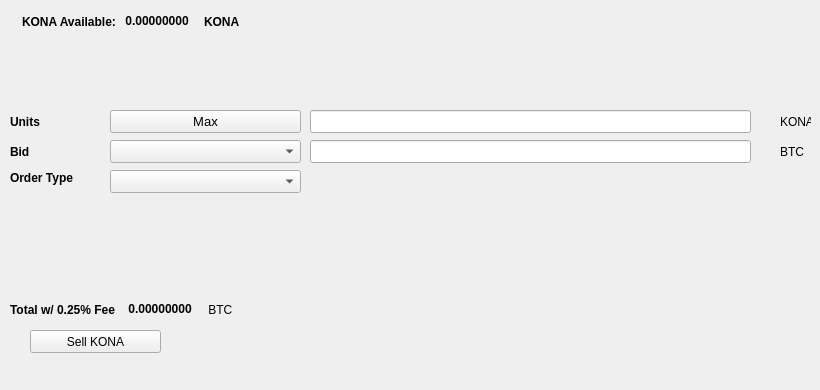
   <widget class="QWidget" name="SellTab">
    <attribute name="title">
     <string>Sell</string>
    </attribute>
    <widget class="QLabel" name="label_16">
     <property name="geometry">
      <rect>
       <x>780</x>
       <y>140</y>
       <width>31</width>
       <height>23</height>
      </rect>
     </property>
     <property name="text">
      <string>BTC</string>
     </property>
    </widget>
    <widget class="QComboBox" name="SellBidcomboBox">
     <property name="geometry">
      <rect>
       <x>110</x>
       <y>140</y>
       <width>191</width>
       <height>23</height>
      </rect>
     </property>
     <property name="font">
      <font>
       <pointsize>10</pointsize>
      </font>
     </property>
    </widget>
    <widget class="QLabel" name="label_18">
     <property name="geometry">
      <rect>
       <x>10</x>
       <y>110</y>
       <width>46</width>
       <height>23</height>
      </rect>
     </property>
     <property name="font">
      <font>
       <weight>75</weight>
       <bold>true</bold>
      </font>
     </property>
     <property name="text">
      <string>Units</string>
     </property>
    </widget>
    <widget class="QPushButton" name="Sell_Max_Amount">
     <property name="geometry">
      <rect>
       <x>110</x>
       <y>110</y>
       <width>191</width>
       <height>23</height>
      </rect>
     </property>
     <property name="font">
      <font>
       <pointsize>10</pointsize>
      </font>
     </property>
     <property name="text">
      <string>Max</string>
     </property>
    </widget>
    <widget class="QLabel" name="label_20">
     <property name="geometry">
      <rect>
       <x>10</x>
       <y>170</y>
       <width>91</width>
       <height>16</height>
      </rect>
     </property>
     <property name="font">
      <font>
       <weight>75</weight>
       <bold>true</bold>
      </font>
     </property>
     <property name="text">
      <string>Order Type</string>
     </property>
    </widget>
    <widget class="QComboBox" name="SellOrdertypeCombo">
     <property name="geometry">
      <rect>
       <x>110</x>
       <y>170</y>
       <width>191</width>
       <height>23</height>
      </rect>
     </property>
     <property name="font">
      <font>
       <pointsize>10</pointsize>
      </font>
     </property>
    </widget>
    <widget class="QLabel" name="label_21">
     <property name="geometry">
      <rect>
       <x>10</x>
       <y>140</y>
       <width>46</width>
       <height>23</height>
      </rect>
     </property>
     <property name="font">
      <font>
       <weight>75</weight>
       <bold>true</bold>
      </font>
     </property>
     <property name="text">
      <string>Bid</string>
     </property>
    </widget>
    <widget class="QLabel" name="label_22">
     <property name="geometry">
      <rect>
       <x>780</x>
       <y>110</y>
       <width>31</width>
       <height>23</height>
      </rect>
     </property>
     <property name="text">
      <string>KONA</string>
     </property>
    </widget>
    <widget class="QLineEdit" name="UnitsInputKONA">
     <property name="geometry">
      <rect>
       <x>310</x>
       <y>110</y>
       <width>441</width>
       <height>23</height>
      </rect>
     </property>
     <property name="font">
      <font>
       <pointsize>9</pointsize>
       <weight>75</weight>
       <bold>true</bold>
      </font>
     </property>
    </widget>
    <widget class="QLineEdit" name="SellBidPriceEdit">
     <property name="geometry">
      <rect>
       <x>310</x>
       <y>140</y>
       <width>441</width>
       <height>23</height>
      </rect>
     </property>
     <property name="font">
      <font>
       <pointsize>9</pointsize>
       <weight>75</weight>
       <bold>true</bold>
      </font>
     </property>
    </widget>
    <widget class="QPushButton" name="SellKONABTN">
     <property name="geometry">
      <rect>
       <x>30</x>
       <y>330</y>
       <width>131</width>
       <height>23</height>
      </rect>
     </property>
     <property name="text">
      <string>Sell KONA</string>
     </property>
     <property name="icon">
      <iconset resource="../KONA">
       <normaloff>:/icons/bitcoin</normaloff>:/icons/bitcoin</iconset>
     </property>
    </widget>
    <widget class="QWidget" name="layoutWidget3">
     <property name="geometry">
      <rect>
       <x>22</x>
       <y>12</y>
       <width>258</width>
       <height>19</height>
      </rect>
     </property>
     <layout class="QHBoxLayout" name="horizontalLayout">
      <item>
       <widget class="QLabel" name="label232_2">
        <property name="font">
         <font>
          <weight>75</weight>
          <bold>true</bold>
         </font>
        </property>
        <property name="text">
         <string>KONA Available:</string>
        </property>
       </widget>
      </item>
      <item>
       <widget class="QLabel" name="KONAAvailableLabel">
        <property name="palette">
         <palette>
          <active>
           <colorrole role="WindowText">
            <brush brushstyle="SolidPattern">
             <color alpha="255">
              <red>0</red>
              <green>0</green>
              <blue>0</blue>
             </color>
            </brush>
           </colorrole>
           <colorrole role="Button">
            <brush brushstyle="SolidPattern">
             <color alpha="255">
              <red>0</red>
              <green>170</green>
              <blue>0</blue>
             </color>
            </brush>
           </colorrole>
           <colorrole role="Light">
            <brush brushstyle="SolidPattern">
             <color alpha="255">
              <red>0</red>
              <green>255</green>
              <blue>0</blue>
             </color>
            </brush>
           </colorrole>
           <colorrole role="Midlight">
            <brush brushstyle="SolidPattern">
             <color alpha="255">
              <red>0</red>
              <green>212</green>
              <blue>0</blue>
             </color>
            </brush>
           </colorrole>
           <colorrole role="Dark">
            <brush brushstyle="SolidPattern">
             <color alpha="255">
              <red>0</red>
              <green>85</green>
              <blue>0</blue>
             </color>
            </brush>
           </colorrole>
           <colorrole role="Mid">
            <brush brushstyle="SolidPattern">
             <color alpha="255">
              <red>0</red>
              <green>113</green>
              <blue>0</blue>
             </color>
            </brush>
           </colorrole>
           <colorrole role="Text">
            <brush brushstyle="SolidPattern">
             <color alpha="255">
              <red>0</red>
              <green>170</green>
              <blue>0</blue>
             </color>
            </brush>
           </colorrole>
           <colorrole role="BrightText">
            <brush brushstyle="SolidPattern">
             <color alpha="255">
              <red>255</red>
              <green>255</green>
              <blue>255</blue>
             </color>
            </brush>
           </colorrole>
           <colorrole role="ButtonText">
            <brush brushstyle="SolidPattern">
             <color alpha="255">
              <red>0</red>
              <green>0</green>
              <blue>0</blue>
             </color>
            </brush>
           </colorrole>
           <colorrole role="Base">
            <brush brushstyle="SolidPattern">
             <color alpha="255">
              <red>255</red>
              <green>255</green>
              <blue>255</blue>
             </color>
            </brush>
           </colorrole>
           <colorrole role="Window">
            <brush brushstyle="SolidPattern">
             <color alpha="255">
              <red>0</red>
              <green>170</green>
              <blue>0</blue>
             </color>
            </brush>
           </colorrole>
           <colorrole role="Shadow">
            <brush brushstyle="SolidPattern">
             <color alpha="255">
              <red>0</red>
              <green>0</green>
              <blue>0</blue>
             </color>
            </brush>
           </colorrole>
           <colorrole role="AlternateBase">
            <brush brushstyle="SolidPattern">
             <color alpha="255">
              <red>127</red>
              <green>212</green>
              <blue>127</blue>
             </color>
            </brush>
           </colorrole>
           <colorrole role="ToolTipBase">
            <brush brushstyle="SolidPattern">
             <color alpha="255">
              <red>255</red>
              <green>255</green>
              <blue>220</blue>
             </color>
            </brush>
           </colorrole>
           <colorrole role="ToolTipText">
            <brush brushstyle="SolidPattern">
             <color alpha="255">
              <red>0</red>
              <green>0</green>
              <blue>0</blue>
             </color>
            </brush>
           </colorrole>
          </active>
          <inactive>
           <colorrole role="WindowText">
            <brush brushstyle="SolidPattern">
             <color alpha="255">
              <red>0</red>
              <green>0</green>
              <blue>0</blue>
             </color>
            </brush>
           </colorrole>
           <colorrole role="Button">
            <brush brushstyle="SolidPattern">
             <color alpha="255">
              <red>0</red>
              <green>170</green>
              <blue>0</blue>
             </color>
            </brush>
           </colorrole>
           <colorrole role="Light">
            <brush brushstyle="SolidPattern">
             <color alpha="255">
              <red>0</red>
              <green>255</green>
              <blue>0</blue>
             </color>
            </brush>
           </colorrole>
           <colorrole role="Midlight">
            <brush brushstyle="SolidPattern">
             <color alpha="255">
              <red>0</red>
              <green>212</green>
              <blue>0</blue>
             </color>
            </brush>
           </colorrole>
           <colorrole role="Dark">
            <brush brushstyle="SolidPattern">
             <color alpha="255">
              <red>0</red>
              <green>85</green>
              <blue>0</blue>
             </color>
            </brush>
           </colorrole>
           <colorrole role="Mid">
            <brush brushstyle="SolidPattern">
             <color alpha="255">
              <red>0</red>
              <green>113</green>
              <blue>0</blue>
             </color>
            </brush>
           </colorrole>
           <colorrole role="Text">
            <brush brushstyle="SolidPattern">
             <color alpha="255">
              <red>0</red>
              <green>170</green>
              <blue>0</blue>
             </color>
            </brush>
           </colorrole>
           <colorrole role="BrightText">
            <brush brushstyle="SolidPattern">
             <color alpha="255">
              <red>255</red>
              <green>255</green>
              <blue>255</blue>
             </color>
            </brush>
           </colorrole>
           <colorrole role="ButtonText">
            <brush brushstyle="SolidPattern">
             <color alpha="255">
              <red>0</red>
              <green>0</green>
              <blue>0</blue>
             </color>
            </brush>
           </colorrole>
           <colorrole role="Base">
            <brush brushstyle="SolidPattern">
             <color alpha="255">
              <red>255</red>
              <green>255</green>
              <blue>255</blue>
             </color>
            </brush>
           </colorrole>
           <colorrole role="Window">
            <brush brushstyle="SolidPattern">
             <color alpha="255">
              <red>0</red>
              <green>170</green>
              <blue>0</blue>
             </color>
            </brush>
           </colorrole>
           <colorrole role="Shadow">
            <brush brushstyle="SolidPattern">
             <color alpha="255">
              <red>0</red>
              <green>0</green>
              <blue>0</blue>
             </color>
            </brush>
           </colorrole>
           <colorrole role="AlternateBase">
            <brush brushstyle="SolidPattern">
             <color alpha="255">
              <red>127</red>
              <green>212</green>
              <blue>127</blue>
             </color>
            </brush>
           </colorrole>
           <colorrole role="ToolTipBase">
            <brush brushstyle="SolidPattern">
             <color alpha="255">
              <red>255</red>
              <green>255</green>
              <blue>220</blue>
             </color>
            </brush>
           </colorrole>
           <colorrole role="ToolTipText">
            <brush brushstyle="SolidPattern">
             <color alpha="255">
              <red>0</red>
              <green>0</green>
              <blue>0</blue>
             </color>
            </brush>
           </colorrole>
          </inactive>
          <disabled>
           <colorrole role="WindowText">
            <brush brushstyle="SolidPattern">
             <color alpha="255">
              <red>0</red>
              <green>85</green>
              <blue>0</blue>
             </color>
            </brush>
           </colorrole>
           <colorrole role="Button">
            <brush brushstyle="SolidPattern">
             <color alpha="255">
              <red>0</red>
              <green>170</green>
              <blue>0</blue>
             </color>
            </brush>
           </colorrole>
           <colorrole role="Light">
            <brush brushstyle="SolidPattern">
             <color alpha="255">
              <red>0</red>
              <green>255</green>
              <blue>0</blue>
             </color>
            </brush>
           </colorrole>
           <colorrole role="Midlight">
            <brush brushstyle="SolidPattern">
             <color alpha="255">
              <red>0</red>
              <green>212</green>
              <blue>0</blue>
             </color>
            </brush>
           </colorrole>
           <colorrole role="Dark">
            <brush brushstyle="SolidPattern">
             <color alpha="255">
              <red>0</red>
              <green>85</green>
              <blue>0</blue>
             </color>
            </brush>
           </colorrole>
           <colorrole role="Mid">
            <brush brushstyle="SolidPattern">
             <color alpha="255">
              <red>0</red>
              <green>113</green>
              <blue>0</blue>
             </color>
            </brush>
           </colorrole>
           <colorrole role="Text">
            <brush brushstyle="SolidPattern">
             <color alpha="255">
              <red>0</red>
              <green>85</green>
              <blue>0</blue>
             </color>
            </brush>
           </colorrole>
           <colorrole role="BrightText">
            <brush brushstyle="SolidPattern">
             <color alpha="255">
              <red>255</red>
              <green>255</green>
              <blue>255</blue>
             </color>
            </brush>
           </colorrole>
           <colorrole role="ButtonText">
            <brush brushstyle="SolidPattern">
             <color alpha="255">
              <red>0</red>
              <green>85</green>
              <blue>0</blue>
             </color>
            </brush>
           </colorrole>
           <colorrole role="Base">
            <brush brushstyle="SolidPattern">
             <color alpha="255">
              <red>0</red>
              <green>170</green>
              <blue>0</blue>
             </color>
            </brush>
           </colorrole>
           <colorrole role="Window">
            <brush brushstyle="SolidPattern">
             <color alpha="255">
              <red>0</red>
              <green>170</green>
              <blue>0</blue>
             </color>
            </brush>
           </colorrole>
           <colorrole role="Shadow">
            <brush brushstyle="SolidPattern">
             <color alpha="255">
              <red>0</red>
              <green>0</green>
              <blue>0</blue>
             </color>
            </brush>
           </colorrole>
           <colorrole role="AlternateBase">
            <brush brushstyle="SolidPattern">
             <color alpha="255">
              <red>0</red>
              <green>170</green>
              <blue>0</blue>
             </color>
            </brush>
           </colorrole>
           <colorrole role="ToolTipBase">
            <brush brushstyle="SolidPattern">
             <color alpha="255">
              <red>255</red>
              <green>255</green>
              <blue>220</blue>
             </color>
            </brush>
           </colorrole>
           <colorrole role="ToolTipText">
            <brush brushstyle="SolidPattern">
             <color alpha="255">
              <red>0</red>
              <green>0</green>
              <blue>0</blue>
             </color>
            </brush>
           </colorrole>
          </disabled>
         </palette>
        </property>
        <property name="font">
         <font>
          <weight>75</weight>
          <bold>true</bold>
         </font>
        </property>
        <property name="text">
         <string> 0.00000000 </string>
        </property>
        <property name="textInteractionFlags">
         <set>Qt::LinksAccessibleByMouse|Qt::TextSelectableByKeyboard|Qt::TextSelectableByMouse</set>
        </property>
       </widget>
      </item>
      <item>
       <widget class="QLabel" name="labelKONA">
        <property name="font">
         <font>
          <weight>75</weight>
          <bold>true</bold>
         </font>
        </property>
        <property name="text">
         <string>KONA</string>
        </property>
       </widget>
      </item>
     </layout>
    </widget>
    <widget class="QWidget" name="layoutWidget">
     <property name="geometry">
      <rect>
       <x>10</x>
       <y>300</y>
       <width>268</width>
       <height>19</height>
      </rect>
     </property>
     <layout class="QHBoxLayout" name="horizontalLayout_2">
      <item>
       <widget class="QLabel" name="label_19">
        <property name="font">
         <font>
          <weight>75</weight>
          <bold>true</bold>
         </font>
        </property>
        <property name="text">
         <string>Total w/ 0.25% Fee </string>
        </property>
       </widget>
      </item>
      <item>
       <widget class="QLabel" name="SellCostLabel">
        <property name="palette">
         <palette>
          <active>
           <colorrole role="WindowText">
            <brush brushstyle="SolidPattern">
             <color alpha="255">
              <red>0</red>
              <green>0</green>
              <blue>0</blue>
             </color>
            </brush>
           </colorrole>
           <colorrole role="Button">
            <brush brushstyle="SolidPattern">
             <color alpha="255">
              <red>0</red>
              <green>170</green>
              <blue>0</blue>
             </color>
            </brush>
           </colorrole>
           <colorrole role="Light">
            <brush brushstyle="SolidPattern">
             <color alpha="255">
              <red>0</red>
              <green>255</green>
              <blue>0</blue>
             </color>
            </brush>
           </colorrole>
           <colorrole role="Midlight">
            <brush brushstyle="SolidPattern">
             <color alpha="255">
              <red>0</red>
              <green>212</green>
              <blue>0</blue>
             </color>
            </brush>
           </colorrole>
           <colorrole role="Dark">
            <brush brushstyle="SolidPattern">
             <color alpha="255">
              <red>0</red>
              <green>85</green>
              <blue>0</blue>
             </color>
            </brush>
           </colorrole>
           <colorrole role="Mid">
            <brush brushstyle="SolidPattern">
             <color alpha="255">
              <red>0</red>
              <green>113</green>
              <blue>0</blue>
             </color>
            </brush>
           </colorrole>
           <colorrole role="Text">
            <brush brushstyle="SolidPattern">
             <color alpha="255">
              <red>0</red>
              <green>170</green>
              <blue>0</blue>
             </color>
            </brush>
           </colorrole>
           <colorrole role="BrightText">
            <brush brushstyle="SolidPattern">
             <color alpha="255">
              <red>255</red>
              <green>255</green>
              <blue>255</blue>
             </color>
            </brush>
           </colorrole>
           <colorrole role="ButtonText">
            <brush brushstyle="SolidPattern">
             <color alpha="255">
              <red>0</red>
              <green>0</green>
              <blue>0</blue>
             </color>
            </brush>
           </colorrole>
           <colorrole role="Base">
            <brush brushstyle="SolidPattern">
             <color alpha="255">
              <red>255</red>
              <green>255</green>
              <blue>255</blue>
             </color>
            </brush>
           </colorrole>
           <colorrole role="Window">
            <brush brushstyle="SolidPattern">
             <color alpha="255">
              <red>0</red>
              <green>170</green>
              <blue>0</blue>
             </color>
            </brush>
           </colorrole>
           <colorrole role="Shadow">
            <brush brushstyle="SolidPattern">
             <color alpha="255">
              <red>0</red>
              <green>0</green>
              <blue>0</blue>
             </color>
            </brush>
           </colorrole>
           <colorrole role="AlternateBase">
            <brush brushstyle="SolidPattern">
             <color alpha="255">
              <red>127</red>
              <green>212</green>
              <blue>127</blue>
             </color>
            </brush>
           </colorrole>
           <colorrole role="ToolTipBase">
            <brush brushstyle="SolidPattern">
             <color alpha="255">
              <red>255</red>
              <green>255</green>
              <blue>220</blue>
             </color>
            </brush>
           </colorrole>
           <colorrole role="ToolTipText">
            <brush brushstyle="SolidPattern">
             <color alpha="255">
              <red>0</red>
              <green>0</green>
              <blue>0</blue>
             </color>
            </brush>
           </colorrole>
          </active>
          <inactive>
           <colorrole role="WindowText">
            <brush brushstyle="SolidPattern">
             <color alpha="255">
              <red>0</red>
              <green>0</green>
              <blue>0</blue>
             </color>
            </brush>
           </colorrole>
           <colorrole role="Button">
            <brush brushstyle="SolidPattern">
             <color alpha="255">
              <red>0</red>
              <green>170</green>
              <blue>0</blue>
             </color>
            </brush>
           </colorrole>
           <colorrole role="Light">
            <brush brushstyle="SolidPattern">
             <color alpha="255">
              <red>0</red>
              <green>255</green>
              <blue>0</blue>
             </color>
            </brush>
           </colorrole>
           <colorrole role="Midlight">
            <brush brushstyle="SolidPattern">
             <color alpha="255">
              <red>0</red>
              <green>212</green>
              <blue>0</blue>
             </color>
            </brush>
           </colorrole>
           <colorrole role="Dark">
            <brush brushstyle="SolidPattern">
             <color alpha="255">
              <red>0</red>
              <green>85</green>
              <blue>0</blue>
             </color>
            </brush>
           </colorrole>
           <colorrole role="Mid">
            <brush brushstyle="SolidPattern">
             <color alpha="255">
              <red>0</red>
              <green>113</green>
              <blue>0</blue>
             </color>
            </brush>
           </colorrole>
           <colorrole role="Text">
            <brush brushstyle="SolidPattern">
             <color alpha="255">
              <red>0</red>
              <green>170</green>
              <blue>0</blue>
             </color>
            </brush>
           </colorrole>
           <colorrole role="BrightText">
            <brush brushstyle="SolidPattern">
             <color alpha="255">
              <red>255</red>
              <green>255</green>
              <blue>255</blue>
             </color>
            </brush>
           </colorrole>
           <colorrole role="ButtonText">
            <brush brushstyle="SolidPattern">
             <color alpha="255">
              <red>0</red>
              <green>0</green>
              <blue>0</blue>
             </color>
            </brush>
           </colorrole>
           <colorrole role="Base">
            <brush brushstyle="SolidPattern">
             <color alpha="255">
              <red>255</red>
              <green>255</green>
              <blue>255</blue>
             </color>
            </brush>
           </colorrole>
           <colorrole role="Window">
            <brush brushstyle="SolidPattern">
             <color alpha="255">
              <red>0</red>
              <green>170</green>
              <blue>0</blue>
             </color>
            </brush>
           </colorrole>
           <colorrole role="Shadow">
            <brush brushstyle="SolidPattern">
             <color alpha="255">
              <red>0</red>
              <green>0</green>
              <blue>0</blue>
             </color>
            </brush>
           </colorrole>
           <colorrole role="AlternateBase">
            <brush brushstyle="SolidPattern">
             <color alpha="255">
              <red>127</red>
              <green>212</green>
              <blue>127</blue>
             </color>
            </brush>
           </colorrole>
           <colorrole role="ToolTipBase">
            <brush brushstyle="SolidPattern">
             <color alpha="255">
              <red>255</red>
              <green>255</green>
              <blue>220</blue>
             </color>
            </brush>
           </colorrole>
           <colorrole role="ToolTipText">
            <brush brushstyle="SolidPattern">
             <color alpha="255">
              <red>0</red>
              <green>0</green>
              <blue>0</blue>
             </color>
            </brush>
           </colorrole>
          </inactive>
          <disabled>
           <colorrole role="WindowText">
            <brush brushstyle="SolidPattern">
             <color alpha="255">
              <red>0</red>
              <green>85</green>
              <blue>0</blue>
             </color>
            </brush>
           </colorrole>
           <colorrole role="Button">
            <brush brushstyle="SolidPattern">
             <color alpha="255">
              <red>0</red>
              <green>170</green>
              <blue>0</blue>
             </color>
            </brush>
           </colorrole>
           <colorrole role="Light">
            <brush brushstyle="SolidPattern">
             <color alpha="255">
              <red>0</red>
              <green>255</green>
              <blue>0</blue>
             </color>
            </brush>
           </colorrole>
           <colorrole role="Midlight">
            <brush brushstyle="SolidPattern">
             <color alpha="255">
              <red>0</red>
              <green>212</green>
              <blue>0</blue>
             </color>
            </brush>
           </colorrole>
           <colorrole role="Dark">
            <brush brushstyle="SolidPattern">
             <color alpha="255">
              <red>0</red>
              <green>85</green>
              <blue>0</blue>
             </color>
            </brush>
           </colorrole>
           <colorrole role="Mid">
            <brush brushstyle="SolidPattern">
             <color alpha="255">
              <red>0</red>
              <green>113</green>
              <blue>0</blue>
             </color>
            </brush>
           </colorrole>
           <colorrole role="Text">
            <brush brushstyle="SolidPattern">
             <color alpha="255">
              <red>0</red>
              <green>85</green>
              <blue>0</blue>
             </color>
            </brush>
           </colorrole>
           <colorrole role="BrightText">
            <brush brushstyle="SolidPattern">
             <color alpha="255">
              <red>255</red>
              <green>255</green>
              <blue>255</blue>
             </color>
            </brush>
           </colorrole>
           <colorrole role="ButtonText">
            <brush brushstyle="SolidPattern">
             <color alpha="255">
              <red>0</red>
              <green>85</green>
              <blue>0</blue>
             </color>
            </brush>
           </colorrole>
           <colorrole role="Base">
            <brush brushstyle="SolidPattern">
             <color alpha="255">
              <red>0</red>
              <green>170</green>
              <blue>0</blue>
             </color>
            </brush>
           </colorrole>
           <colorrole role="Window">
            <brush brushstyle="SolidPattern">
             <color alpha="255">
              <red>0</red>
              <green>170</green>
              <blue>0</blue>
             </color>
            </brush>
           </colorrole>
           <colorrole role="Shadow">
            <brush brushstyle="SolidPattern">
             <color alpha="255">
              <red>0</red>
              <green>0</green>
              <blue>0</blue>
             </color>
            </brush>
           </colorrole>
           <colorrole role="AlternateBase">
            <brush brushstyle="SolidPattern">
             <color alpha="255">
              <red>0</red>
              <green>170</green>
              <blue>0</blue>
             </color>
            </brush>
           </colorrole>
           <colorrole role="ToolTipBase">
            <brush brushstyle="SolidPattern">
             <color alpha="255">
              <red>255</red>
              <green>255</green>
              <blue>220</blue>
             </color>
            </brush>
           </colorrole>
           <colorrole role="ToolTipText">
            <brush brushstyle="SolidPattern">
             <color alpha="255">
              <red>0</red>
              <green>0</green>
              <blue>0</blue>
             </color>
            </brush>
           </colorrole>
          </disabled>
         </palette>
        </property>
        <property name="font">
         <font>
          <weight>75</weight>
          <bold>true</bold>
         </font>
        </property>
        <property name="autoFillBackground">
         <bool>false</bool>
        </property>
        <property name="text">
         <string> 0.00000000</string>
        </property>
        <property name="textInteractionFlags">
         <set>Qt::LinksAccessibleByMouse|Qt::TextSelectableByMouse</set>
        </property>
       </widget>
      </item>
      <item>
       <widget class="QLabel" name="label_17">
        <property name="font">
         <font>
          <weight>50</weight>
          <bold>false</bold>
         </font>
        </property>
        <property name="text">
         <string> BTC</string>
        </property>
       </widget>
      </item>
     </layout>
    </widget>
    <widget class="QLabel" name="label_23">
     <property name="geometry">
      <rect>
       <x>460</x>
       <y>300</y>
       <width>281</width>
       <height>81</height>
      </rect>
     </property>
     <property name="text">
      <string/>
     </property>
     <property name="pixmap">
      <pixmap>:/images/bittrex</pixmap>
     </property>
    </widget>
   </widget>
